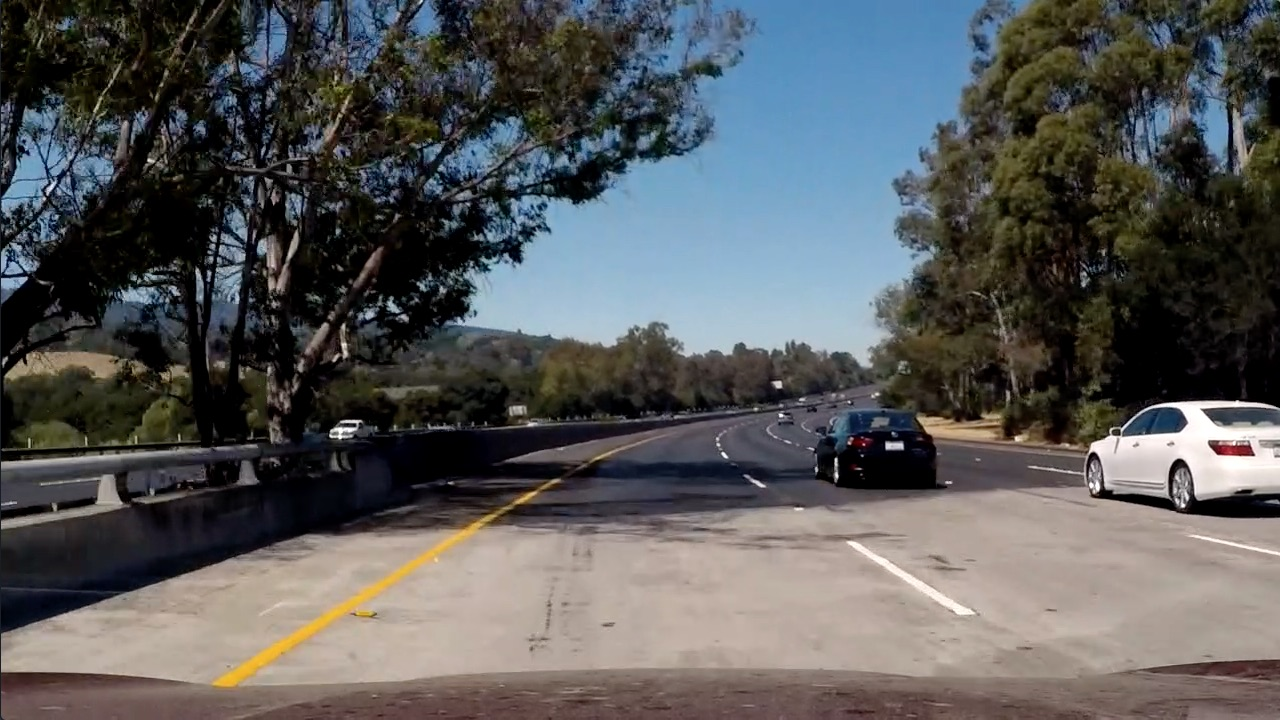
#> input picture Task-2/test5.jpg, 1280 x 720 px, found by its file name
$ jupyter execute sobel_task.ipynb   (shell and % lines are left out)   (older library calls are emulated)
#> lines starting #> are read from the running program, lines starting #| are printed output that depends on the picture
[cell 1]
import numpy as np
import cv2
import matplotlib.pyplot as plt
import matplotlib.image as mpimg

## Load Task Image

[cell 2]
task_image = mpimg.imread('./test5.jpg')
#> task_image is the input picture: shape (720, 1280, 3); mean R, G, B 88.5, 89.3, 89.8
f, (ax1) = plt.subplots(1, 1, figsize=(20,10))
ax1.imshow(task_image)

## Sobel X / Y Threshold

[cell 3]
# X or Y sobel gradient
def abs_sobel_thresh(image, orient, sobel_kernel, thresh):
    # TODO: Convert to grayscale using cv2.COLOR_RGB2GRAY as the conversion
#> called with orient = 'x', sobel_kernel = 3, thresh = (50, 255)
    channel = cv2.cvtColor(image,cv2.COLOR_RGB2GRAY)
    low,high = thresh
    # TODO: Apply x or y gradient with the OpenCV Sobel() function
    if(orient=='x'):
        x_sobel = cv2.Sobel(channel,cv2.CV_64F,1,0,ksize=5)
    if(orient=='y'):
        x_sobel = cv2.Sobel(channel,cv2.CV_64F,0,1,ksize=5)
    abs_sobel = np.absolute(x_sobel)
    # and take the absolute value

    # TODO: Rescale back to 8 bit integer
    abs_sobel = np.uint8(255*abs_sobel/np.max(abs_sobel))
#> `x_sobel=abs_sobel_thresh(task_image, 'x', sobel_kernel=3, thresh=(50,2..`: x_sobel: shape (720, 1280); every value is 0
#> call 2 of abs_sobel_thresh, with orient = 'y', sobel_kernel = 3, thresh = (50, 255)
#> in abs_sobel_thresh (call 2), `x_sobel = cv2.Sobel(channel,cv2.CV_64F,0,1,ksize=5)`:
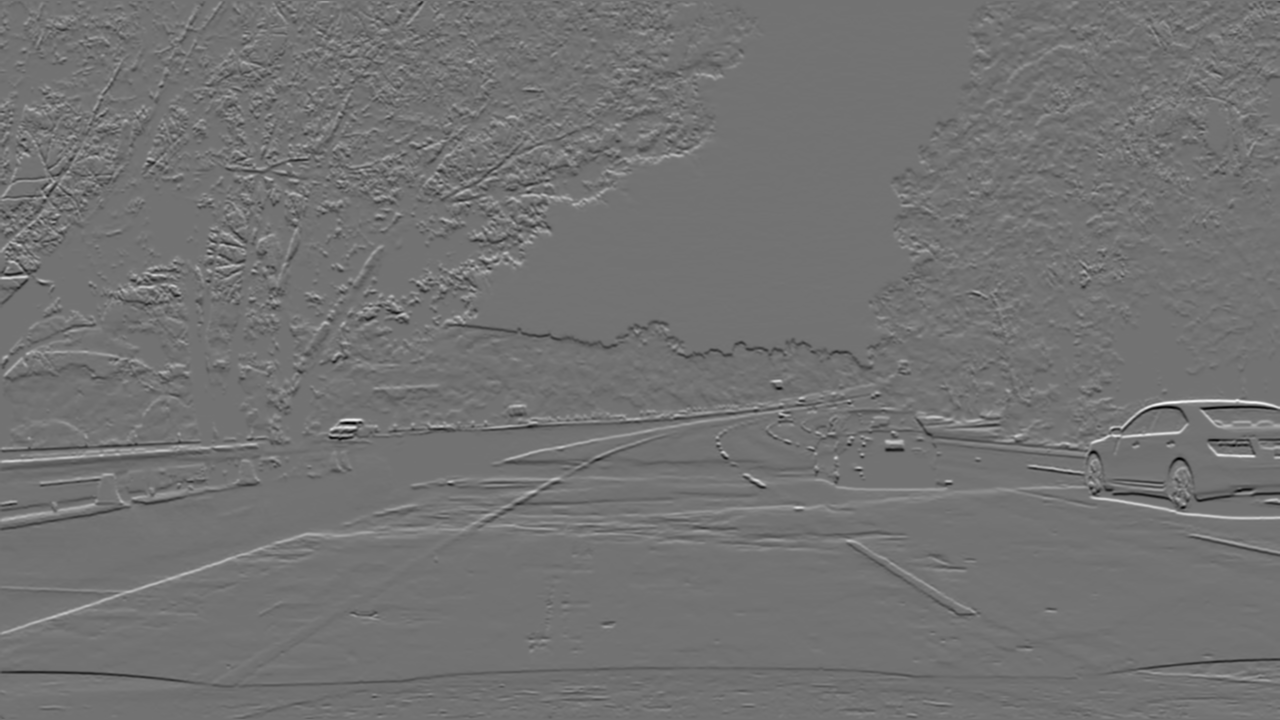
#> x_sobel: shape (720, 1280) float64; min -9701, max 11848, mean 2.4; drawn with min black and max white
    # TODO: Create a binary image of ones where threshold is met, zeros otherwise

    temp =np.ma.masked_inside(abs_sobel,low,high)
    abs_sobel_output = np.zeros_like(temp)
    # Return the binary image
    return abs_sobel_output

## Sobel Magnitude Threshold

[cell 4]
# Magnitude using X and Y sobel gradient
def mag_thresh(image, sobel_kernel, mag_thresh):
    # TODO: Convert to grayscale using cv2.COLOR_RGB2GRAY as the conversion
    low,high = mag_thresh
    channel = cv2.cvtColor(image,cv2.COLOR_RGB2GRAY)

    # TODO: Calculate the gradient magnitude
    x = cv2.Sobel(channel,cv2.CV_64F,1,0,ksize=5)
    y= cv2.Sobel(channel,cv2.CV_64F,0,1,ksize=5)
    gradmag=np.sqrt(np.square(x)+np.square(y))
    # TODO:  Rescale to 8 bit
    gradmag = np.uint8(255*gradmag/np.max(gradmag))

    # TODO: Create a binary image of ones where threshold is met, zeros otherwise
    temp =np.ma.masked_inside(gradmag,low,high)
    mag_binary = np.zeros_like(temp)


    # Return the binary image
    return mag_binary

## Sobel Direction Threshold

[cell 5]
# Direction using X and Y sobel gradient
def dir_threshold(image, sobel_kernel=3, thresh=(0, np.pi/2)):
    # TODO: Convert to grayscale using cv2.COLOR_RGB2GRAY as the conversion
#> called with sobel_kernel = 3, thresh = (0, 1.57)
    low,high = thresh
    channel = cv2.cvtColor(image,cv2.COLOR_RGB2GRAY)

    # TODO: Calculate the gradient magnitude
    x = cv2.Sobel(channel,cv2.CV_64F,1,0,ksize=5)
    y= cv2.Sobel(channel,cv2.CV_64F,0,1,ksize=5)
    absgraddir = np.arctan2(y,x)
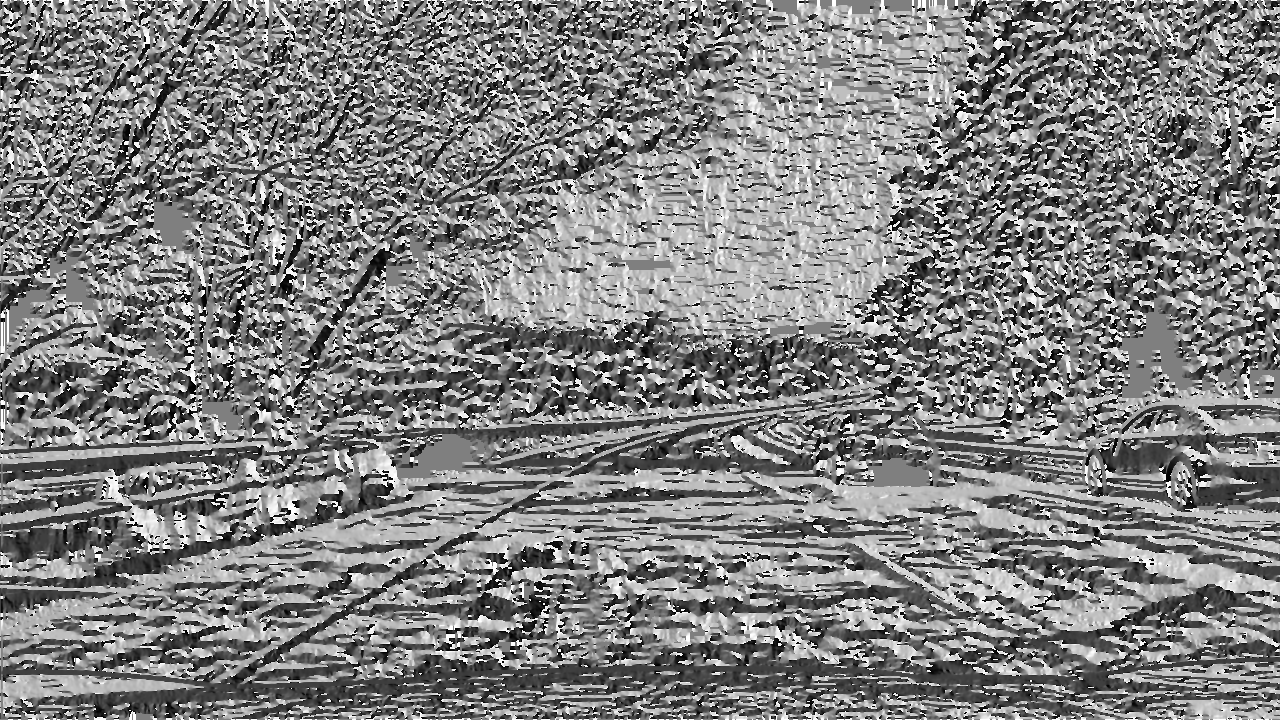
#> absgraddir: shape (720, 1280) float64; min -3.14, max 3.14, mean 0.0303; drawn with min black and max white
    # TODO: Calculate the gradient direction using np.arctan2 function

    # TODO: Rescale to 8 bit
    absgraddir = np.uint8(255*absgraddir/np.max(absgraddir))
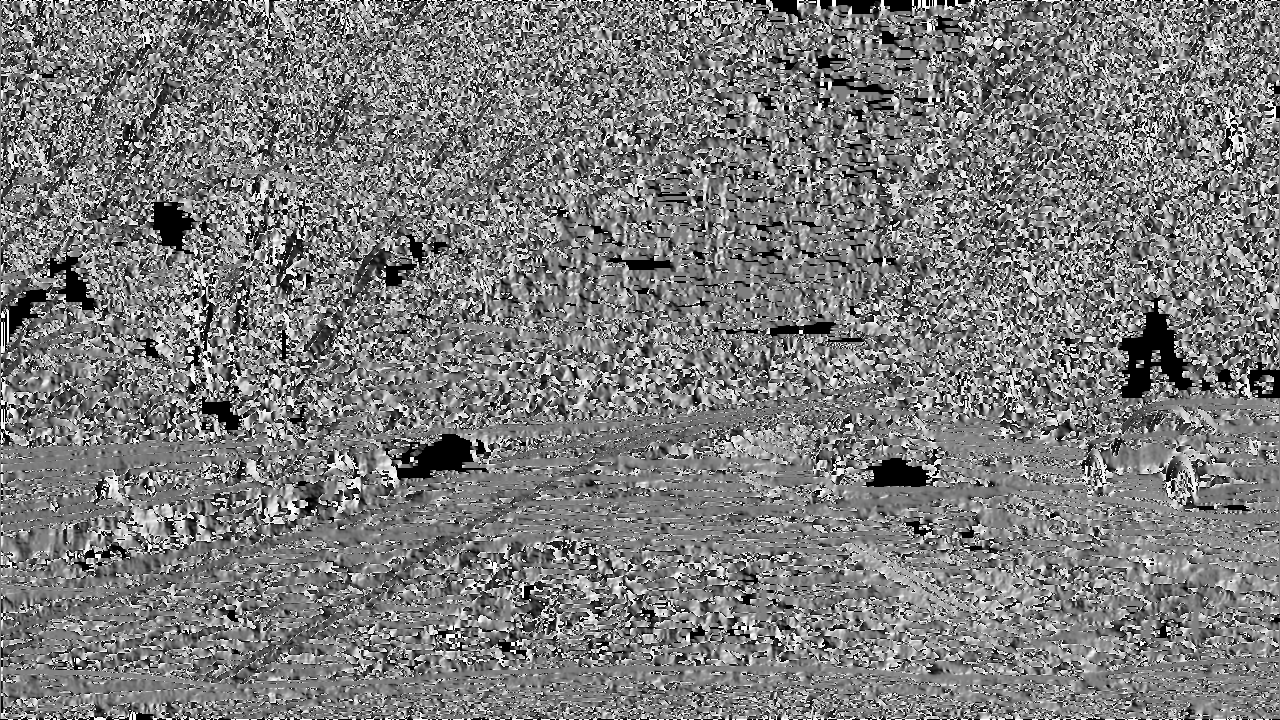
#> absgraddir: shape (720, 1280); min 0, max 255, mean 123.3

    # TODO: Create a binary image of ones where threshold is met, zeros otherwise
    temp =np.ma.masked_inside(absgraddir,low,high)
    dir_binary =  np.zeros_like(temp)

    # Return the binary image
    return dir_binary

## Visualize Sobel Thresholds Results

[cell 6]
#TODO: Visualize the following:

# X gradient
x_sobel=abs_sobel_thresh(task_image, 'x', sobel_kernel=3, thresh=(50,255))
# Y gradient
y_sobel=abs_sobel_thresh(task_image, 'y', sobel_kernel=3, thresh=(50,255))
# Sobel gradient direction
dir_sobel= dir_threshold(task_image, sobel_kernel=3, thresh=(0, np.pi/2))
# Sobel gradient magnitude
mag_sobel = mag_thresh(task_image, sobel_kernel=3, mag_thresh=(50,255))
#> in mag_thresh, `gradmag=np.sqrt(np.square(x)+np.square(y))`:
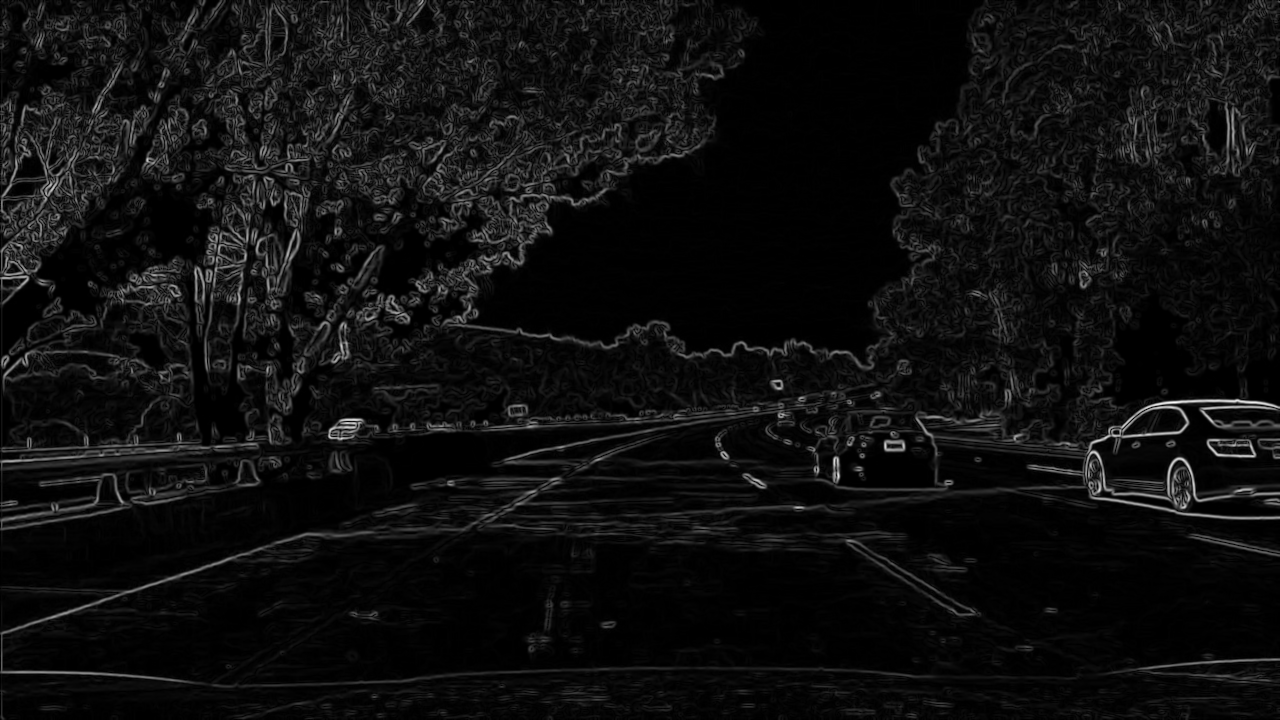
#> gradmag: shape (720, 1280) float64; min 0, max 11848.1, mean 711.2; drawn with min black and max white

# visualize results
f, (ax1,ax2,ax3,ax4) = plt.subplots(1, 4, figsize=(20,10))
# X gradient
ax1.set_title('X gradient', fontsize=20)
ax1.imshow(x_sobel,cmap='gray')
# Y gradient
ax2.set_title('Y gradient', fontsize=20)
ax2.imshow(y_sobel,cmap='gray')
# Sobel gradient direction
ax3.set_title('Sobel gradient direction', fontsize=20)
ax3.imshow(dir_sobel,cmap='gray')
# Sobel gradient magnitude
ax4.set_title('Sobel gradient magnitud', fontsize=20)
ax4.imshow(mag_sobel,cmap='gray')

$ run again, with Task-2/test3.jpg copied over Task-2/test5.jpg
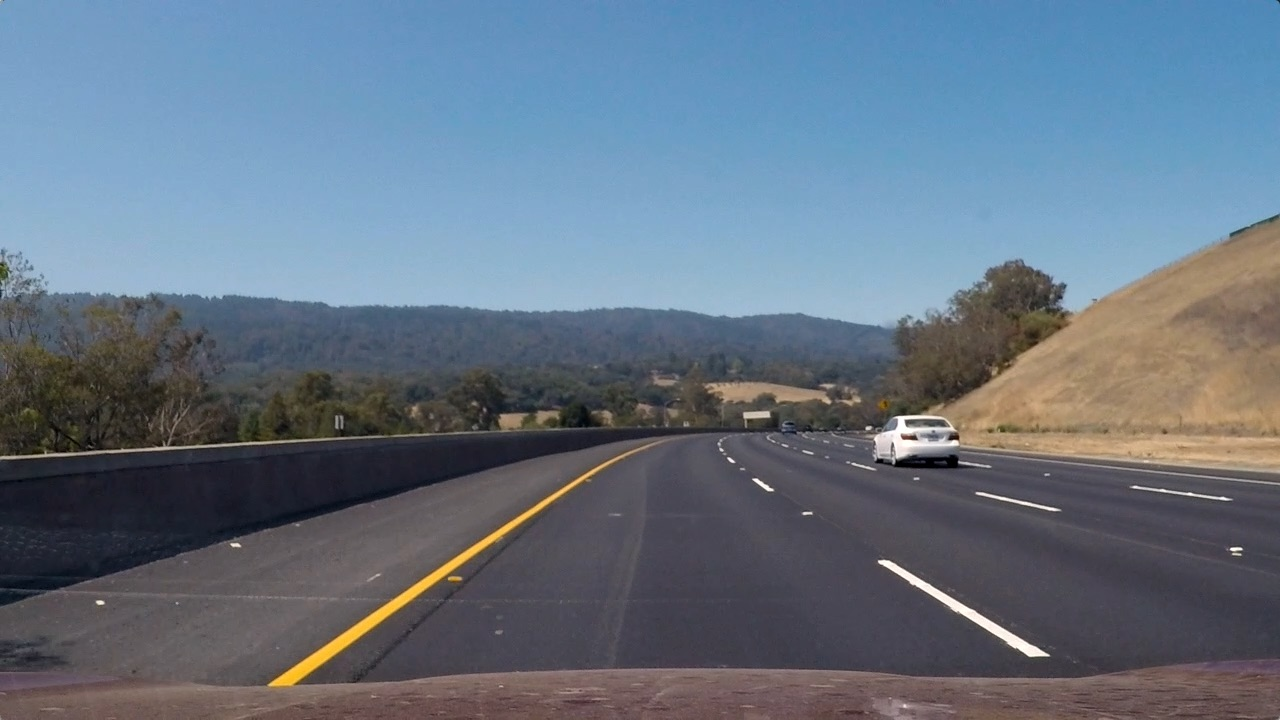
#> input picture Task-2/test3.jpg, 1280 x 720 px, found by its file name
#> task_image is the input picture: shape (720, 1280, 3); mean R, G, B 101.1, 115.3, 130.7
#> in abs_sobel_thresh (call 2), `abs_sobel = np.absolute(x_sobel)`:
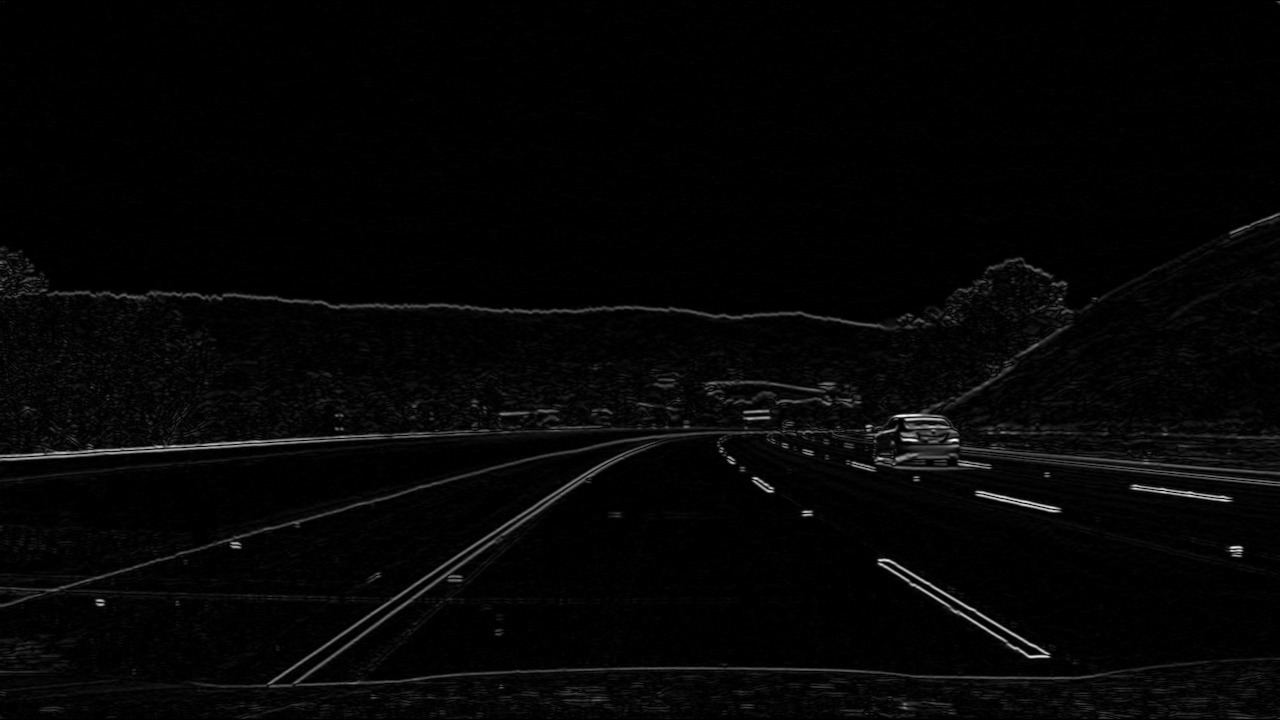
#> abs_sobel: shape (720, 1280) float64; min 0, max 9825, mean 212.3; drawn with min black and max white
#> in dir_threshold, `absgraddir = np.uint8(255*absgraddir/np.max(absgraddir))`:
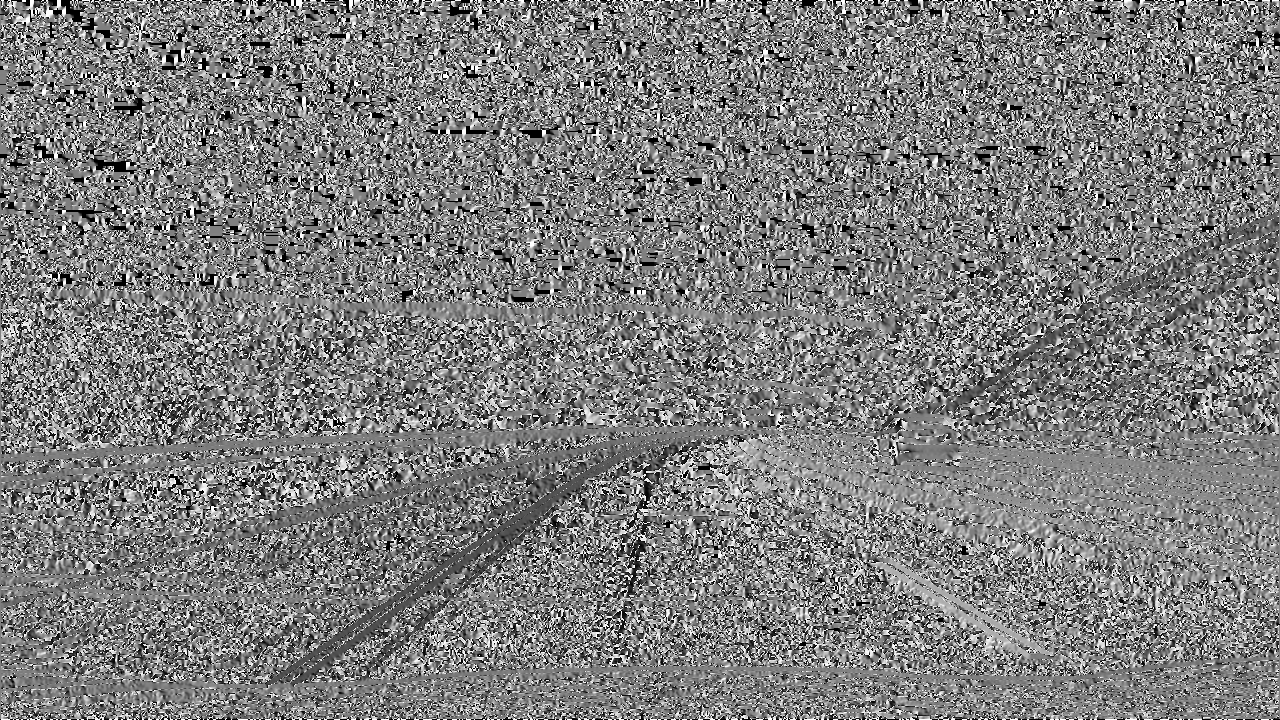
#> absgraddir: shape (720, 1280); min 0, max 255, mean 125.1
